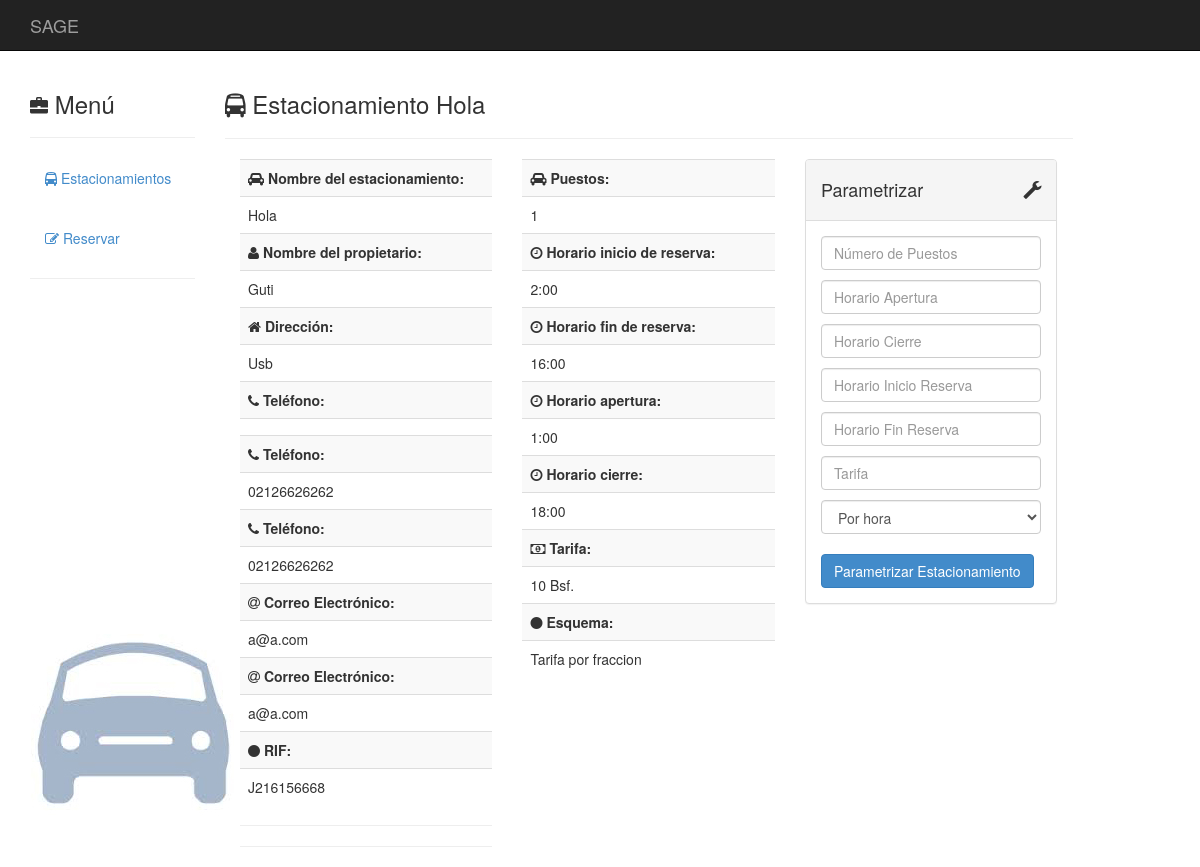
The app's page /estacionamientos/1/ with its own data.
### estacionamientos/models.py (models this page shows, shortened)
class Estacionamiento(models.Model):
	propietario = models.CharField(max_length = 50, help_text = "Nombre Propio")
	nombre = models.CharField(max_length = 50)
	direccion = models.TextField(max_length = 120)
	telefono1 = models.CharField(blank = True, null = True, max_length = 30)
	telefono2 = models.CharField(blank = True, null = True, max_length = 30)
	telefono3 = models.CharField(blank = True, null = True, max_length = 30)
	email1 = models.EmailField(blank = True, null = True)
	email2 = models.EmailField(blank = True, null = True)
	rif = models.CharField(max_length = 12)
	content_type = models.ForeignKey(ContentType, null = True)
	object_id = models.PositiveIntegerField(null = True)
	esquemaTarifa = GenericForeignKey()
	tarifa = models.CharField(max_length = 50, blank = True, null = True)
	apertura = models.TimeField(blank = True, null = True)
	cierre = models.TimeField(blank = True, null = True)
	reservasInicio = models.TimeField(blank = True, null = True)
	reservasCierre = models.TimeField(blank = True, null = True)
	nroPuesto = models.IntegerField(blank = True, null = True)

class EsquemaTarifario(models.Model):
	tarifa = models.DecimalField(max_digits=10, decimal_places=4)
	class Meta:
		abstract = True

class TarifaHorayFraccion(EsquemaTarifario):
	def  tipo(self):
		return("Tarifa por fraccion")

### estacionamientos/views.py (the view, shortened to what this page needs)
# urls.py: url(r'^(?P<_id>\d+)/$', views.estacionamiento_detail, name = 'estacionamiento_detail'),
def estacionamiento_detail(request, _id):
    _id = int(_id)
    try:
        estacionamiento = Estacionamiento.objects.get(id = _id)
    except ObjectDoesNotExist:
        return render(request, '404.html')
    if request.method == 'GET':
        form = EstacionamientoExtendedForm()
        form2 = EstacionamientoExtendedForm2()
    return render(request, 'estacionamiento.html', {'form': form, 'form2': form2, 'estacionamiento': estacionamiento})

### estacionamientos/forms.py
class EstacionamientoExtendedForm(forms.Form):
    puestos = forms.IntegerField(min_value = 0, label = 'Número de Puestos')
    tarifa_validator = RegexValidator(
                            regex = '^([0-9]+(\.[0-9]+)?)$',
                            message = 'Sólo debe contener dígitos.'
                        )
    horarioin = forms.TimeField(required = True, label = 'Horario Apertura')
    horarioout = forms.TimeField(required = True, label = 'Horario Cierre')
    horario_reserin = forms.TimeField(required = True, label = 'Horario Inicio Reserva')
    horario_reserout = forms.TimeField(required = True, label = 'Horario Fin Reserva')
    tarifa = forms.CharField(required = True, validators = [tarifa_validator])

class EstacionamientoExtendedForm2(forms.Form):
    choices_esquema = (
                       ('Por hora', 'hora'),
                       ('Por minuto', 'minuto'),
                       ('Por fraccion', 'fraccion')
    )
    esquema = forms.ChoiceField(
                                required = True,
                                choices = choices_esquema
    )

### templates/estacionamiento.html (shortened to what this page needs)
{% load staticfiles %}
<!DOCTYPE html>
<html lang="es"><head>
    <link href="{% static 'css/bootstrap.min.css'%}" rel="stylesheet">
    <link href="{% static 'css/base.css'%}" rel="stylesheet">
    <link href="{% static 'css/font-awesome.min.css'%}" rel="stylesheet">
   </head>
 <body>
<div id="top-nav" class="navbar navbar-inverse navbar-static-top">
  <div class="container">
    <div class="navbar-header">
          <div class="navbar-brand" href="#">
            SAGE
          </div>
    </div>
  </div>
</div>
<div class="container">
  <div class="row">
  <div class="col-sm-2">
                <h3>
            <i class="glyphicon glyphicon-briefcase">
            </i>
            Menú
          </h3>
      <hr>
         <ul class="nav nav-stacked">
            <li>
              <a href="..">
                <i class="fa fa-bus"></i>
                Estacionamientos
              </a>
            </li>
          </ul>
          <br>
          {% if estacionamiento.nroPuesto %}
            <ul class="nav nav-stacked">
              <li>
                <a href="./reserva">
                  <i class="fa fa-pencil-square-o"></i>
                  Reservar
                </a>
              </li>
            </ul>
          {% endif %}
      <hr>
    </div>
    <div class="col-sm-9">
       <h3><i class="fa fa-bus"></i> Estacionamiento {{estacionamiento.nombre}}</h3>
       <hr>
    <div class="col-md-4">
      <table class="table table-striped">
        <tbody>
			<tr><td><b><i class="fa fa-car"></i> Nombre del estacionamiento:</b></td></tr>
			<tr><td>{{estacionamiento.nombre}}</td></tr>
			<tr><td><b><i class="fa fa-user"></i> Nombre del propietario:</b></td></tr>
			<tr><td>{{estacionamiento.propietario}}</td></tr>
			<tr><td><b><i class="fa fa-home"></i> Dirección:</b></td></tr>
			<tr><td>{{estacionamiento.direccion}}</td></tr>
			{% if estacionamiento.telefono1 %}
				<tr><td><b><i class="fa fa-phone"></i> Teléfono:</b></td></tr>
				<tr><td>{{estacionamiento.telefono_1}}</td></tr>
			{% endif %}
			{% if estacionamiento.telefono2 %}
				<tr><td><b><i class="fa fa-phone"></i> Teléfono:</b></td></tr>
				<tr><td>{{estacionamiento.telefono2}}</td></tr>
			{% endif %}
			 {% if estacionamiento.telefono3 %}
				<tr><td><b><i class="fa fa-phone"></i> Teléfono:</b></td></tr>
				<tr><td>{{estacionamiento.telefono3}}</td></tr>
			{% endif %}
			{% if estacionamiento.email1 %}
				<tr><td><b><i class="fa fa-at"></i> Correo Electrónico:</b></td></tr>
				<tr><td>{{estacionamiento.email1}}</td></tr>
			{% endif %}
			{% if estacionamiento.email2 %}
			<tr><td><b><i class="fa fa-at"></i> Correo Electrónico:</b></td></tr>
			<tr><td>{{estacionamiento.email2}}</td></tr>
			{% endif %}
			<tr><td><b><i class="fa fa-circle"></i> RIF:</b></td></tr>
			<tr><td>{{estacionamiento.rif}}</td></tr>
        </tbody>
      </table>
      <hr>
      <hr>
    </div>
    <div class="col-md-4">
       <table class="table table-striped">
        <tbody>
      {% if estacionamiento.nroPuesto %}
        <tr><td><b><i class="fa fa-car"></i> Puestos:</b></td></tr>
        <tr><td>{{estacionamiento.nroPuesto}}</td></tr>
      {% endif %}
      {% if estacionamiento.reservasInicio %}
        <tr><td><b><i class="fa fa-clock-o"></i> Horario inicio de reserva:</b></td></tr>
        <tr><td>{{estacionamiento.reservasInicio}}</td></tr>
      {% endif %}
      {% if estacionamiento.reservasCierre %}
        <tr><td><b><i class="fa fa-clock-o"></i> Horario fin de reserva:</b></td></tr>
        <tr><td>{{estacionamiento.reservasCierre}}</td></tr>
      {% endif %}
      {% if estacionamiento.apertura %}
        <tr><td><b><i class="fa fa-clock-o"></i> Horario apertura:</b></td></tr>
        <tr><td>{{estacionamiento.apertura}}</td></tr>
      {% endif %}
      {% if estacionamiento.cierre %}
        <tr><td><b><i class="fa fa-clock-o"></i> Horario cierre:</b></td></tr>
        <tr><td>{{estacionamiento.cierre}}</td></tr>
      {% endif %}
 	  {% if estacionamiento.tarifa %}
        <tr><td><b><i class="fa fa-money"></i></i> Tarifa:</b></td></tr>
        <tr><td>{{estacionamiento.tarifa}} Bsf.</td></tr>
      {% endif %}
   	  {% if estacionamiento.esquemaTarifa %}
        <tr><td><b><i class="fa fa-circle"></i></i> Esquema:</b></td></tr>
        <tr><td>{{estacionamiento.esquemaTarifa.tipo}} </td></tr>
      {% endif %}
        </tbody>
      </table>
    </div><div class="col-md-4">
          <div class="panel panel-default">
            <div class="panel-heading">
              <div class="panel-title">
                <i class="glyphicon glyphicon-wrench pull-right">
                </i>
                <h4>
                  Parametrizar
                </h4>
              </div>
            </div>
            <div class="panel-body">
              <form action="." method="post" class="form form-vertical">
              {% for field in form %}
                <div class="control-group">
                  <div class="controls">
                    {% if not field.value or field.errors %}
                      <input type="text" class="form-control" name="{{field.name}}" placeholder="{{field.label}}" for="id_{{field.name}}"><p>
                    {% else %}
                      <input type="text" class="form-control" name="{{field.name}}" value="{{field.value}}" placeholder="{{field.label}}" for="id_{{field.name}}"><p>
                    {% endif %}
                  </div>
                </div>
              {% endfor %}
              {% for field in form2 %}
                <div class="control-group">
                  <div class="controls">
                      <select class="form-control" name="{{field.name}}" placeholder="{{field.label}}">
                     	<option value='Por hora'>Por hora</option>
                      </select>
                  </div>
                </div>
              {% endfor %}
              <form action="." method="post" class="form form-vertical">
                <div class="control-group">
                  <div class="controls">
                    <button type="submit" class="btn btn-primary">
                      Parametrizar Estacionamiento
                    </button>
                  </div>
                </div>
              </form>
            </div>
          </div>
        </div>
  </div>
</div>
</body>
</html>

### static/css/base.css (style rules this page uses)
body { background-image: url("./images.jpg"); background-repeat:no-repeat; background-position: bottom left; background-attachment: fixed; }
.navbar-static-top { margin-bottom:20px; }
i { font-size:18px; }

### records on screen
Estacionamiento: nombre "Hola", propietario "Guti", direccion "Usb", telefono2 "02126626262", telefono3 "02126626262", email1 "a@a.com", email2 "a@a.com", rif "J216156668", nroPuesto "1", reservasInicio "2:00", reservasCierre "16:00", apertura "1:00", cierre "18:00", tarifa "10", esquemaTarifa.tipo "Tarifa por fraccion"
